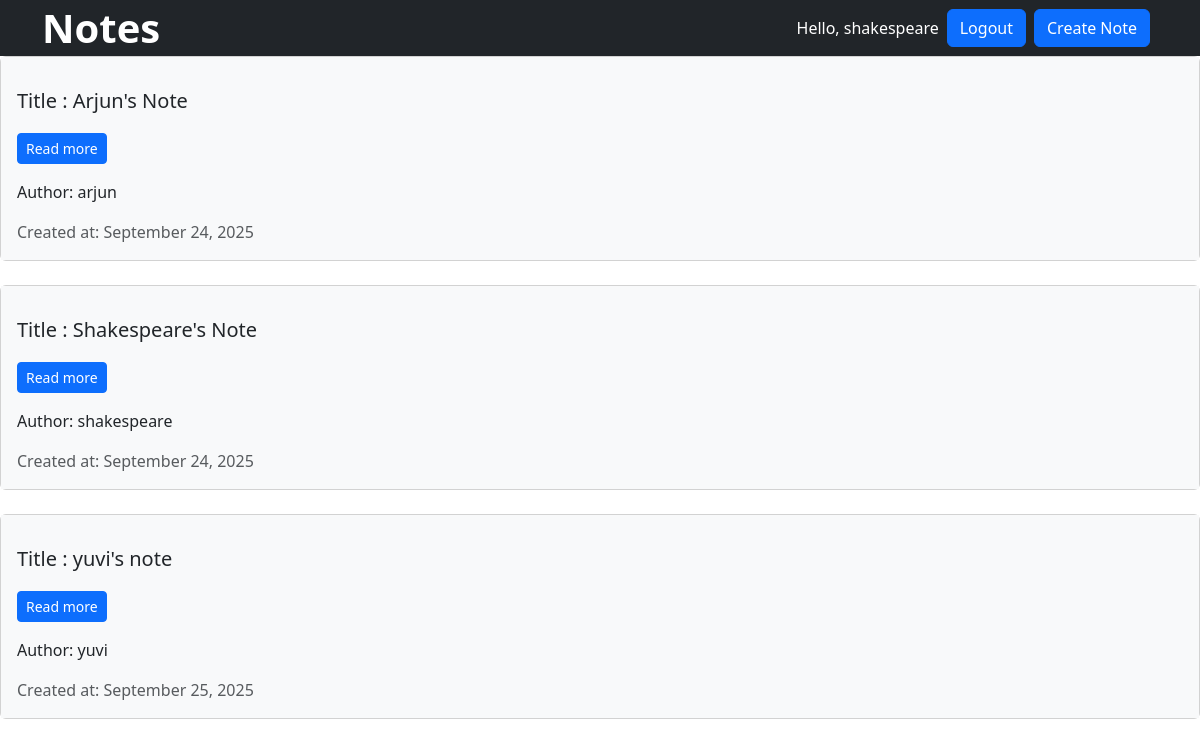
Screenshot of /notes/ (signed in) with the database file from the repository.
### users/models.py (models this page shows)
class CustomUser(AbstractUser):
    age = models.PositiveIntegerField(null=True, blank=True)
    bio = models.TextField(null=True, blank=True)
    def __str__(self):
        return self.username

### notes/models.py (models this page shows, shortened)
class Note(models.Model):
    title = models.CharField(max_length=200)
    content = models.TextField()
    user = models.ForeignKey('users.CustomUser', on_delete=models.CASCADE)
    created_at = models.DateTimeField(auto_now_add=True)
    updated_at = models.DateTimeField(auto_now=True)

### notes/views.py (the view)
# urls.py: path('notes/', NotesListView.as_view(), name='notes'),
class NotesListView(LoginRequiredMixin,ListView):
    template_name = 'notes.html'
    context_object_name = 'notes'
    model = Note
    login_url = 'login'

### templates/notes.html
{% extends '_base.html' %}
{% block content %}
    {% for note in notes %}
        <div class="card">
            <div class="card-body bg-light text-dark p-3">
                <div>
                    <p><h5 class="card-title mb-3">Title : {{ note.title }}</h5>
                    {% if user.is_authenticated %}
                    <a class="btn btn-primary btn-sm mt-1" href="{% url 'note-detail' note.pk %}">Read more</a></p>
                    {% else %}
                    <a class="btn btn-primary btn-sm mt-1" href="{% url 'login' %}">Read more</a></p>
                    {% endif %}
                </div>
                <p class="card-text fw-500">Author: {{ note.user }}</p>
                <p class="card-text text-muted fs-6">Created at: {{ note.created_at|date:"F d, Y" }}</p>
            </div>
        </div>
        <br>
    {% endfor %}
{% endblock content %}

### templates/_base.html (shortened to what this page needs)
<!DOCTYPE html>
<html lang="en">
<head>
    <link href="https://cdn.jsdelivr.net/npm/bootstrap@5.3.8/dist/css/bootstrap.min.css" rel="stylesheet">
    <link rel="stylesheet" href="/static/styles/icons.css">
    <link rel="stylesheet" href="/static/styles/notes-detail.css">
</head>
<body>
    <header class="p-1 bg-dark text-white">
        <div class="container d-flex align-items-center">
            <h1 class="m-0">
            <a href="{% url 'home' %}" class="text-white text-decoration-none fw-bold fs-1">Notes</a>
            </h1>
            <div class="ms-auto d-flex align-items-center justify-content-end">
                {% if user.is_authenticated %}
                <p class="m-0 d-inline mx-2">Hello, {{ user.username }}</p>
                <form action="{% url 'logout' %}" method="post" class="d-inline">
                    <button type="submit" class="btn btn-primary">Logout</button>
                </form>
                <a><a href="{% url 'note-create' %}" class="btn btn-primary mx-2">Create Note</a>
                {% else %}
                <a href="{% url 'login' %}" class="btn btn-primary">Login</a>
                <a href="{% url 'signup' %}" class="btn btn-primary mx-2">Sign Up</a>
                {% endif %}
            </div>
        </div>
    </header>
    <div>
    {% block content %}
    {% endblock content %}
    </div>
</body>
</html>

### rows the page displays
CustomUser: username "shakespeare"
Note: title "Arjun's Note", user "arjun", created_at "September 24, 2025"
Note: title "Shakespeare's Note", user "shakespeare", created_at "September 24, 2025"
Note: title "yuvi's note", user "yuvi", created_at "September 25, 2025"
